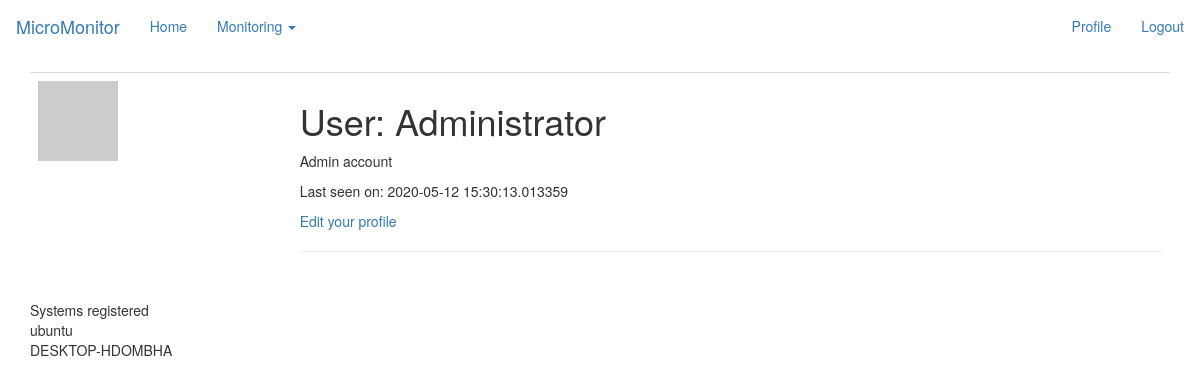
The app's page /user/Administrator (signed in) with its own data.
### app/models.py (models this page shows, shortened)
class User(UserMixin, db.Model):
    id = db.Column(db.Integer, primary_key=True)
    username = db.Column(db.String(64), index=True, unique=True)
    email = db.Column(db.String(120), index=True, unique=True)
    password_hash = db.Column(db.String(128))
    about_me = db.Column(db.String(140))
    last_seen = db.Column(db.DateTime, default=datetime.utcnow)
    def avatar(self, size):
        digest = md5(self.email.lower().encode('utf-8')).hexdigest()
        return 'https://www.gravatar.com/avatar/{}?d=identicon&s={}'.format(
            digest, size)

class System(db.Model):
    id = db.Column(db.Integer, primary_key=True, autoincrement=True)
    system_id = db.Column(db.String(140))
    timestamp = db.Column(db.DateTime, index=True, default=datetime.utcnow)
    cpu_usage = db.Column(db.Float)
    cpu_temp = db.Column(db.Float)
    disk_free= db.Column(db.Float)
    disk_used= db.Column(db.Float)
    disk_percent = db.Column(db.Float)
    os = db.Column(db.String(140))
    cpu_cores_phys = db.Column(db.Integer)
    cpu_freq_max = db.Column(db.Float)
    memory_total = db.Column(db.Float)
    memory_used = db.Column(db.Float)
    memory_percent= db.Column(db.Float)

### app/routes.py (the view)
@app.route('/user/<username>')
@login_required
def user(username):
    user = User.query.filter_by(username=username).first_or_404()
    systems = session.query(System.system_id).all()
    system_list = []
    for lists in systems:
        system_list.append(*lists._asdict().values())
    uniqueList = list(set(system_list))
    system1, system2 = uniqueList
    print(system1)
    return render_template('user.html', user=user, systems=uniqueList )

### app/models.py (called while the page is built)
@login.user_loader
def load_user(id):
    return User.query.get(int(id))

### app/routes.py (called while the page is built)
@app.before_request
def before_request():
    if current_user.is_authenticated:
        current_user.last_seen = datetime.utcnow()
        db.session.commit()

### app/templates/user.html (shortened to what this page needs)
{% extends "base.html" %}
{% block app_content %}
    <table class="table table-hover">
        <tr valign="top">
            <td><img src="{{ user.avatar(128) }}"></td>
            <td>
                <h1>User: {{ user.username }}</h1>
                {% if user.about_me %}<p>{{ user.about_me }}</p>{% endif %}
                {% if user.last_seen %}<p>Last seen on: {{ user.last_seen }}</p>{% endif %}
                {% if user == current_user %}
                <p><a href="{{ url_for('edit_profile') }}">Edit your profile</a></p>
                    <hr>
                {% endif %}
            </td>
        </tr>
    </table>
<table>
    <tbody>
{% for system in systems %}
<tr>
    <td>{{system}}</td>
</tr>
</table>
    {% endfor %}
{% endblock %}

### app/templates/base.html (shortened to what this page needs)
{% extends 'bootstrap/base.html' %}
{% block navbar %}
<nav class="navbar navbar-expand-lg  navbarBGcolor fixed-top">
    <a class="navbar-brand" href="{{ url_for('index') }}">MicroMonitor</a>
    <div class="collapse navbar-collapse" id="bs-example-navbar-collapse-1">
        <ul class="nav navbar-nav avbar-dark bg-dark">
            <li><a href="{{ url_for('index') }}">Home</a></li>
            <li class="nav-item oo-roboto-override dropdown">
                <a class="nav-link dropdown-toggle" data-toggle="dropdown" role="button" aria-haspopup="true" aria-expanded="false" href="{{ url_for('index') }}">
                    Monitoring
                    <span class="caret"></span>
                </a>
            </li>
        </ul>
        <ul class="nav navbar-nav navbar-right">
            {% if current_user.is_anonymous %}
            <li><a href="{{ url_for('login') }}">Login</a></li>
            {% else %}
            <li><a href="{{ url_for('user', username=current_user.username) }}">Profile</a></li>
            <li><a href="{{ url_for('logout') }}">Logout</a></li>
            {% endif %}
        </ul>
    </div>
</nav>
{% endblock %}
{% block content %}
<div class="container">
    {% block app_content %}{% endblock %}
</div>
{% endblock %}

### records on screen
User: username "Administrator", about_me "Admin account", last_seen "2020-05-12 15:30:13.013359"
System: system "ubuntu"
System: system "DESKTOP-HDOMBHA"
